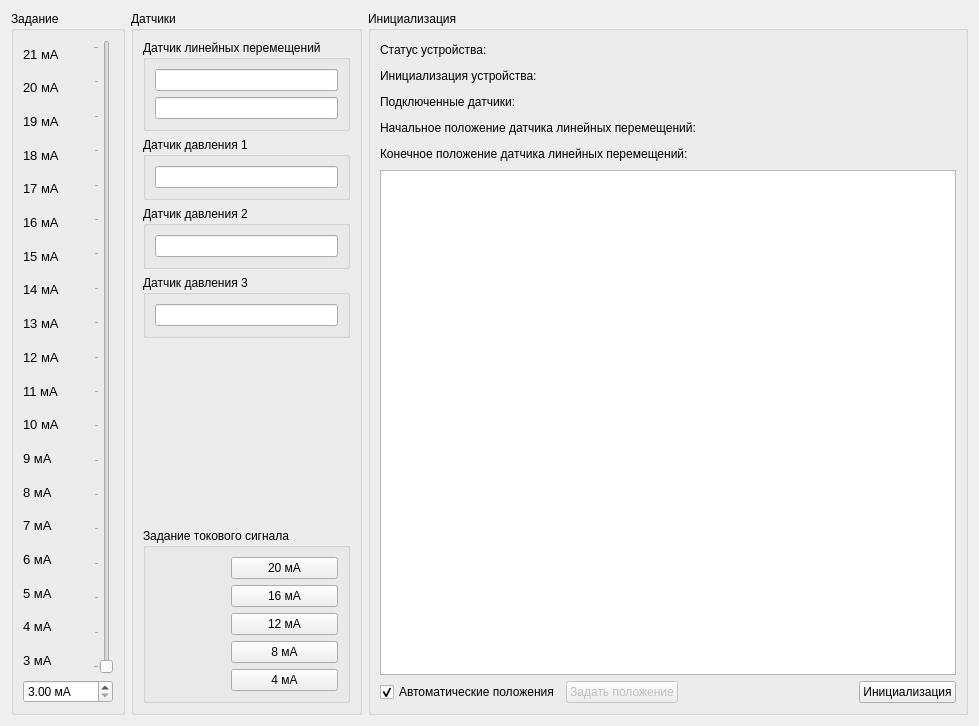
      <widget class="QWidget" name="tab_manual">
       <attribute name="title">
        <string>Ручное управление</string>
       </attribute>
       <layout class="QHBoxLayout" name="horizontalLayout_11">
        <item>
         <widget class="QGroupBox" name="groupBox">
          <property name="title">
           <string>Задание</string>
          </property>
          <layout class="QVBoxLayout" name="verticalLayout_2">
           <item>
            <layout class="QHBoxLayout" name="horizontalLayout_2">
             <item>
              <layout class="QVBoxLayout" name="verticalLayout">
               <item>
                <widget class="QLabel" name="label_19">
                 <property name="font">
                  <font>
                   <pointsize>10</pointsize>
                   <bold>false</bold>
                   <stylestrategy>PreferDefault</stylestrategy>
                  </font>
                 </property>
                 <property name="text">
                  <string>21 мА</string>
                 </property>
                </widget>
               </item>
               <item>
                <widget class="QLabel" name="label_3">
                 <property name="font">
                  <font>
                   <pointsize>10</pointsize>
                   <bold>false</bold>
                   <stylestrategy>PreferDefault</stylestrategy>
                  </font>
                 </property>
                 <property name="text">
                  <string>20 мА</string>
                 </property>
                </widget>
               </item>
               <item>
                <widget class="QLabel" name="label_4">
                 <property name="font">
                  <font>
                   <pointsize>10</pointsize>
                   <bold>false</bold>
                   <stylestrategy>PreferDefault</stylestrategy>
                  </font>
                 </property>
                 <property name="text">
                  <string>19 мА</string>
                 </property>
                </widget>
               </item>
               <item>
                <widget class="QLabel" name="label_5">
                 <property name="font">
                  <font>
                   <pointsize>10</pointsize>
                   <bold>false</bold>
                   <stylestrategy>PreferDefault</stylestrategy>
                  </font>
                 </property>
                 <property name="text">
                  <string>18 мА</string>
                 </property>
                </widget>
               </item>
               <item>
                <widget class="QLabel" name="label_6">
                 <property name="font">
                  <font>
                   <pointsize>10</pointsize>
                   <bold>false</bold>
                   <stylestrategy>PreferDefault</stylestrategy>
                  </font>
                 </property>
                 <property name="text">
                  <string>17 мА</string>
                 </property>
                </widget>
               </item>
               <item>
                <widget class="QLabel" name="label_7">
                 <property name="font">
                  <font>
                   <pointsize>10</pointsize>
                   <bold>false</bold>
                   <stylestrategy>PreferDefault</stylestrategy>
                  </font>
                 </property>
                 <property name="text">
                  <string>16 мА</string>
                 </property>
                </widget>
               </item>
               <item>
                <widget class="QLabel" name="label_8">
                 <property name="font">
                  <font>
                   <pointsize>10</pointsize>
                   <bold>false</bold>
                   <stylestrategy>PreferDefault</stylestrategy>
                  </font>
                 </property>
                 <property name="text">
                  <string>15 мА</string>
                 </property>
                </widget>
               </item>
               <item>
                <widget class="QLabel" name="label_9">
                 <property name="font">
                  <font>
                   <pointsize>10</pointsize>
                   <bold>false</bold>
                   <stylestrategy>PreferDefault</stylestrategy>
                  </font>
                 </property>
                 <property name="text">
                  <string>14 мА</string>
                 </property>
                </widget>
               </item>
               <item>
                <widget class="QLabel" name="label_10">
                 <property name="font">
                  <font>
                   <pointsize>10</pointsize>
                   <bold>false</bold>
                   <stylestrategy>PreferDefault</stylestrategy>
                  </font>
                 </property>
                 <property name="text">
                  <string>13 мА</string>
                 </property>
                </widget>
               </item>
               <item>
                <widget class="QLabel" name="label_20">
                 <property name="font">
                  <font>
                   <pointsize>10</pointsize>
                   <bold>false</bold>
                   <stylestrategy>PreferDefault</stylestrategy>
                  </font>
                 </property>
                 <property name="text">
                  <string>12 мА</string>
                 </property>
                </widget>
               </item>
               <item>
                <widget class="QLabel" name="label_11">
                 <property name="font">
                  <font>
                   <pointsize>10</pointsize>
                   <bold>false</bold>
                   <stylestrategy>PreferDefault</stylestrategy>
                  </font>
                 </property>
                 <property name="text">
                  <string>11 мА</string>
                 </property>
                </widget>
               </item>
               <item>
                <widget class="QLabel" name="label_12">
                 <property name="font">
                  <font>
                   <pointsize>10</pointsize>
                   <bold>false</bold>
                   <stylestrategy>PreferDefault</stylestrategy>
                  </font>
                 </property>
                 <property name="text">
                  <string>10 мА</string>
                 </property>
                </widget>
               </item>
               <item>
                <widget class="QLabel" name="label_13">
                 <property name="font">
                  <font>
                   <pointsize>10</pointsize>
                   <bold>false</bold>
                   <stylestrategy>PreferDefault</stylestrategy>
                  </font>
                 </property>
                 <property name="text">
                  <string>9 мА</string>
                 </property>
                </widget>
               </item>
               <item>
                <widget class="QLabel" name="label_14">
                 <property name="font">
                  <font>
                   <pointsize>10</pointsize>
                   <bold>false</bold>
                   <stylestrategy>PreferDefault</stylestrategy>
                  </font>
                 </property>
                 <property name="text">
                  <string>8 мА</string>
                 </property>
                </widget>
               </item>
               <item>
                <widget class="QLabel" name="label_15">
                 <property name="font">
                  <font>
                   <pointsize>10</pointsize>
                   <bold>false</bold>
                   <stylestrategy>PreferDefault</stylestrategy>
                  </font>
                 </property>
                 <property name="text">
                  <string>7 мА</string>
                 </property>
                </widget>
               </item>
               <item>
                <widget class="QLabel" name="label_16">
                 <property name="font">
                  <font>
                   <pointsize>10</pointsize>
                   <bold>false</bold>
                   <stylestrategy>PreferDefault</stylestrategy>
                  </font>
                 </property>
                 <property name="text">
                  <string>6 мА</string>
                 </property>
                </widget>
               </item>
               <item>
                <widget class="QLabel" name="label_17">
                 <property name="font">
                  <font>
                   <pointsize>10</pointsize>
                   <bold>false</bold>
                   <stylestrategy>PreferDefault</stylestrategy>
                  </font>
                 </property>
                 <property name="text">
                  <string>5 мА</string>
                 </property>
                </widget>
               </item>
               <item>
                <widget class="QLabel" name="label_18">
                 <property name="font">
                  <font>
                   <pointsize>10</pointsize>
                   <bold>false</bold>
                   <stylestrategy>PreferDefault</stylestrategy>
                  </font>
                 </property>
                 <property name="text">
                  <string>4 мА</string>
                 </property>
                </widget>
               </item>
               <item>
                <widget class="QLabel" name="label_21">
                 <property name="font">
                  <font>
                   <pointsize>10</pointsize>
                   <bold>false</bold>
                   <stylestrategy>PreferDefault</stylestrategy>
                  </font>
                 </property>
                 <property name="text">
                  <string>3 мА</string>
                 </property>
                </widget>
               </item>
              </layout>
             </item>
             <item>
              <widget class="QSlider" name="verticalSlider_task">
               <property name="minimum">
                <number>3000</number>
               </property>
               <property name="maximum">
                <number>21000</number>
               </property>
               <property name="singleStep">
                <number>10</number>
               </property>
               <property name="pageStep">
                <number>100</number>
               </property>
               <property name="orientation">
                <enum>Qt::Orientation::Vertical</enum>
               </property>
               <property name="tickPosition">
                <enum>QSlider::TickPosition::TicksAbove</enum>
               </property>
               <property name="tickInterval">
                <number>1000</number>
               </property>
              </widget>
             </item>
            </layout>
           </item>
           <item>
            <widget class="QDoubleSpinBox" name="doubleSpinBox_task">
             <property name="minimumSize">
              <size>
               <width>90</width>
               <height>0</height>
              </size>
             </property>
             <property name="suffix">
              <string> мА</string>
             </property>
             <property name="minimum">
              <double>3.000000000000000</double>
             </property>
             <property name="maximum">
              <double>21.000000000000000</double>
             </property>
             <property name="singleStep">
              <double>0.050000000000000</double>
             </property>
             <property name="stepType">
              <enum>QAbstractSpinBox::StepType::DefaultStepType</enum>
             </property>
             <property name="value">
              <double>3.000000000000000</double>
             </property>
            </widget>
           </item>
          </layout>
         </widget>
        </item>
        <item>
         <widget class="QGroupBox" name="groupBox_7">
          <property name="maximumSize">
           <size>
            <width>300</width>
            <height>16777215</height>
           </size>
          </property>
          <property name="title">
           <string>Датчики</string>
          </property>
          <layout class="QVBoxLayout" name="verticalLayout_7">
           <item>
            <widget class="QGroupBox" name="groupBox_2">
             <property name="title">
              <string>Датчик линейных перемещений</string>
             </property>
             <layout class="QVBoxLayout" name="verticalLayout_3">
              <item>
               <widget class="QLineEdit" name="lineEdit_linear_sensor">
                <property name="readOnly">
                 <bool>true</bool>
                </property>
               </widget>
              </item>
              <item>
               <widget class="QLineEdit" name="lineEdit_linear_sensor_percent">
                <property name="readOnly">
                 <bool>true</bool>
                </property>
               </widget>
              </item>
             </layout>
            </widget>
           </item>
           <item>
            <widget class="QGroupBox" name="groupBox_3">
             <property name="title">
              <string>Датчик давления 1</string>
             </property>
             <layout class="QVBoxLayout" name="verticalLayout_6">
              <item>
               <widget class="QLineEdit" name="lineEdit_pressure_sensor1">
                <property name="readOnly">
                 <bool>true</bool>
                </property>
               </widget>
              </item>
             </layout>
            </widget>
           </item>
           <item>
            <widget class="QGroupBox" name="groupBox_4">
             <property name="title">
              <string>Датчик давления 2</string>
             </property>
             <layout class="QVBoxLayout" name="verticalLayout_4">
              <item>
               <widget class="QLineEdit" name="lineEdit_pressure_sensor2">
                <property name="readOnly">
                 <bool>true</bool>
                </property>
               </widget>
              </item>
             </layout>
            </widget>
           </item>
           <item>
            <widget class="QGroupBox" name="groupBox_5">
             <property name="title">
              <string>Датчик давления 3</string>
             </property>
             <layout class="QVBoxLayout" name="verticalLayout_5">
              <item>
               <widget class="QLineEdit" name="lineEdit_pressure_sensor3">
                <property name="readOnly">
                 <bool>true</bool>
                </property>
               </widget>
              </item>
             </layout>
            </widget>
           </item>
           <item>
            <spacer name="verticalSpacer_2">
             <property name="orientation">
              <enum>Qt::Orientation::Vertical</enum>
             </property>
             <property name="sizeHint" stdset="0">
              <size>
               <width>20</width>
               <height>184</height>
              </size>
             </property>
            </spacer>
           </item>
           <item>
            <widget class="QGroupBox" name="groupBox_SettingCurrentSignal">
             <property name="title">
              <string>Задание токового сигнала</string>
             </property>
             <layout class="QHBoxLayout" name="horizontalLayout_10">
              <item>
               <layout class="QVBoxLayout" name="verticalLayout_40">
                <item>
                 <widget class="QLabel" name="label_arrowUp">
                  <property name="maximumSize">
                   <size>
                    <width>70</width>
                    <height>50</height>
                   </size>
                  </property>
                  <property name="sizeIncrement">
                   <size>
                    <width>70</width>
                    <height>70</height>
                   </size>
                  </property>
                  <property name="text">
                   <string/>
                  </property>
                  <property name="pixmap">
                   <pixmap resource="img.qrc">:/src/img/arrowUp.png</pixmap>
                  </property>
                  <property name="scaledContents">
                   <bool>true</bool>
                  </property>
                 </widget>
                </item>
                <item>
                 <widget class="QLabel" name="label_arrowDown">
                  <property name="maximumSize">
                   <size>
                    <width>70</width>
                    <height>50</height>
                   </size>
                  </property>
                  <property name="text">
                   <string/>
                  </property>
                  <property name="pixmap">
                   <pixmap resource="img.qrc">:/src/img/arrowDown.png</pixmap>
                  </property>
                  <property name="scaledContents">
                   <bool>true</bool>
                  </property>
                  <property name="wordWrap">
                   <bool>false</bool>
                  </property>
                 </widget>
                </item>
               </layout>
              </item>
              <item>
               <layout class="QVBoxLayout" name="verticalLayout_41">
                <item>
                 <widget class="QPushButton" name="pushButton_signal_20mA">
                  <property name="text">
                   <string>20 мА</string>
                  </property>
                 </widget>
                </item>
                <item>
                 <widget class="QPushButton" name="pushButton_signal_16mA">
                  <property name="text">
                   <string>16 мА</string>
                  </property>
                 </widget>
                </item>
                <item>
                 <widget class="QPushButton" name="pushButton_signal_12mA">
                  <property name="text">
                   <string>12 мА</string>
                  </property>
                 </widget>
                </item>
                <item>
                 <widget class="QPushButton" name="pushButton_signal_8mA">
                  <property name="text">
                   <string>8 мА</string>
                  </property>
                 </widget>
                </item>
                <item>
                 <widget class="QPushButton" name="pushButton_signal_4mA">
                  <property name="text">
                   <string>4 мА</string>
                  </property>
                 </widget>
                </item>
               </layout>
              </item>
             </layout>
            </widget>
           </item>
          </layout>
         </widget>
        </item>
        <item>
         <widget class="QGroupBox" name="groupBox_6">
          <property name="sizePolicy">
           <sizepolicy hsizetype="Preferred" vsizetype="Preferred">
            <horstretch>0</horstretch>
            <verstretch>0</verstretch>
           </sizepolicy>
          </property>
          <property name="minimumSize">
           <size>
            <width>600</width>
            <height>0</height>
           </size>
          </property>
          <property name="title">
           <string>Инициализация</string>
          </property>
          <layout class="QVBoxLayout" name="verticalLayout_8">
           <item>
            <layout class="QHBoxLayout" name="horizontalLayout_3">
             <item>
              <widget class="QLabel" name="label">
               <property name="text">
                <string>Статус устройства:</string>
               </property>
              </widget>
             </item>
             <item>
              <spacer name="horizontalSpacer">
               <property name="orientation">
                <enum>Qt::Orientation::Horizontal</enum>
               </property>
               <property name="sizeHint" stdset="0">
                <size>
                 <width>40</width>
                 <height>20</height>
                </size>
               </property>
              </spacer>
             </item>
             <item>
              <widget class="QLabel" name="label_status">
               <property name="sizePolicy">
                <sizepolicy hsizetype="Preferred" vsizetype="Preferred">
                 <horstretch>0</horstretch>
                 <verstretch>0</verstretch>
                </sizepolicy>
               </property>
               <property name="minimumSize">
                <size>
                 <width>0</width>
                 <height>0</height>
                </size>
               </property>
               <property name="font">
                <font>
                 <pointsize>11</pointsize>
                </font>
               </property>
               <property name="layoutDirection">
                <enum>Qt::LayoutDirection::LeftToRight</enum>
               </property>
               <property name="styleSheet">
                <string notr="true"/>
               </property>
               <property name="text">
                <string/>
               </property>
               <property name="alignment">
                <set>Qt::AlignmentFlag::AlignRight|Qt::AlignmentFlag::AlignTrailing|Qt::AlignmentFlag::AlignVCenter</set>
               </property>
              </widget>
             </item>
            </layout>
           </item>
           <item>
            <layout class="QHBoxLayout" name="horizontalLayout_4">
             <item>
              <widget class="QLabel" name="label_2">
               <property name="text">
                <string>Инициализация устройства:</string>
               </property>
              </widget>
             </item>
             <item>
              <spacer name="horizontalSpacer_3">
               <property name="orientation">
                <enum>Qt::Orientation::Horizontal</enum>
               </property>
               <property name="sizeHint" stdset="0">
                <size>
                 <width>40</width>
                 <height>20</height>
                </size>
               </property>
              </spacer>
             </item>
             <item>
              <widget class="QLabel" name="label_init">
               <property name="sizePolicy">
                <sizepolicy hsizetype="Preferred" vsizetype="Preferred">
                 <horstretch>0</horstretch>
                 <verstretch>0</verstretch>
                </sizepolicy>
               </property>
               <property name="minimumSize">
                <size>
                 <width>0</width>
                 <height>0</height>
                </size>
               </property>
               <property name="font">
                <font>
                 <pointsize>11</pointsize>
                </font>
               </property>
               <property name="layoutDirection">
                <enum>Qt::LayoutDirection::LeftToRight</enum>
               </property>
               <property name="text">
                <string/>
               </property>
               <property name="alignment">
                <set>Qt::AlignmentFlag::AlignRight|Qt::AlignmentFlag::AlignTrailing|Qt::AlignmentFlag::AlignVCenter</set>
               </property>
              </widget>
             </item>
            </layout>
           </item>
           <item>
            <layout class="QHBoxLayout" name="horizontalLayout_6">
             <item>
              <widget class="QLabel" name="label_41">
               <property name="text">
                <string>Подключенные датчики:</string>
               </property>
              </widget>
             </item>
             <item>
              <spacer name="horizontalSpacer_4">
               <property name="orientation">
                <enum>Qt::Orientation::Horizontal</enum>
               </property>
               <property name="sizeHint" stdset="0">
                <size>
                 <width>40</width>
                 <height>20</height>
                </size>
               </property>
              </spacer>
             </item>
             <item>
              <widget class="QLabel" name="label_sensors">
               <property name="sizePolicy">
                <sizepolicy hsizetype="Preferred" vsizetype="Preferred">
                 <horstretch>0</horstretch>
                 <verstretch>0</verstretch>
                </sizepolicy>
               </property>
               <property name="minimumSize">
                <size>
                 <width>0</width>
                 <height>0</height>
                </size>
               </property>
               <property name="font">
                <font>
                 <pointsize>11</pointsize>
                </font>
               </property>
               <property name="layoutDirection">
                <enum>Qt::LayoutDirection::LeftToRight</enum>
               </property>
               <property name="text">
                <string/>
               </property>
               <property name="alignment">
                <set>Qt::AlignmentFlag::AlignRight|Qt::AlignmentFlag::AlignTrailing|Qt::AlignmentFlag::AlignVCenter</set>
               </property>
              </widget>
             </item>
            </layout>
           </item>
           <item>
            <layout class="QHBoxLayout" name="horizontalLayout_7">
             <item>
              <widget class="QLabel" name="label_42">
               <property name="text">
                <string>Начальное положение датчика линейных перемещений:</string>
               </property>
              </widget>
             </item>
             <item>
              <spacer name="horizontalSpacer_5">
               <property name="orientation">
                <enum>Qt::Orientation::Horizontal</enum>
               </property>
               <property name="sizeHint" stdset="0">
                <size>
                 <width>40</width>
                 <height>20</height>
                </size>
               </property>
              </spacer>
             </item>
             <item>
              <widget class="QLabel" name="label_start_value">
               <property name="sizePolicy">
                <sizepolicy hsizetype="Preferred" vsizetype="Preferred">
                 <horstretch>0</horstretch>
                 <verstretch>0</verstretch>
                </sizepolicy>
               </property>
               <property name="minimumSize">
                <size>
                 <width>0</width>
                 <height>0</height>
                </size>
               </property>
               <property name="font">
                <font>
                 <pointsize>11</pointsize>
                </font>
               </property>
               <property name="layoutDirection">
                <enum>Qt::LayoutDirection::LeftToRight</enum>
               </property>
               <property name="text">
                <string/>
               </property>
               <property name="alignment">
                <set>Qt::AlignmentFlag::AlignRight|Qt::AlignmentFlag::AlignTrailing|Qt::AlignmentFlag::AlignVCenter</set>
               </property>
              </widget>
             </item>
            </layout>
           </item>
           <item>
            <layout class="QHBoxLayout" name="horizontalLayout_8">
             <item>
              <widget class="QLabel" name="label_43">
               <property name="text">
                <string>Конечное положение датчика линейных перемещений:</string>
               </property>
              </widget>
             </item>
             <item>
              <spacer name="horizontalSpacer_6">
               <property name="orientation">
                <enum>Qt::Orientation::Horizontal</enum>
               </property>
               <property name="sizeHint" stdset="0">
                <size>
                 <width>40</width>
                 <height>20</height>
                </size>
               </property>
              </spacer>
             </item>
             <item>
              <widget class="QLabel" name="label_end_value">
               <property name="sizePolicy">
                <sizepolicy hsizetype="Preferred" vsizetype="Preferred">
                 <horstretch>0</horstretch>
                 <verstretch>0</verstretch>
                </sizepolicy>
               </property>
               <property name="minimumSize">
                <size>
                 <width>0</width>
                 <height>0</height>
                </size>
               </property>
               <property name="font">
                <font>
                 <pointsize>11</pointsize>
                </font>
               </property>
               <property name="layoutDirection">
                <enum>Qt::LayoutDirection::LeftToRight</enum>
               </property>
               <property name="text">
                <string/>
               </property>
               <property name="alignment">
                <set>Qt::AlignmentFlag::AlignRight|Qt::AlignmentFlag::AlignTrailing|Qt::AlignmentFlag::AlignVCenter</set>
               </property>
              </widget>
             </item>
            </layout>
           </item>
           <item>
            <widget class="MyChart" name="Chart_trend"/>
           </item>
           <item>
            <layout class="QHBoxLayout" name="horizontalLayout_5">
             <item>
              <widget class="QCheckBox" name="checkBox_autoinit">
               <property name="text">
                <string>Автоматические положения</string>
               </property>
               <property name="checked">
                <bool>true</bool>
               </property>
              </widget>
             </item>
             <item>
              <widget class="QPushButton" name="pushButton_set">
               <property name="enabled">
                <bool>false</bool>
               </property>
               <property name="text">
                <string>Задать положение</string>
               </property>
              </widget>
             </item>
             <item>
              <spacer name="horizontalSpacer_2">
               <property name="orientation">
                <enum>Qt::Orientation::Horizontal</enum>
               </property>
               <property name="sizeHint" stdset="0">
                <size>
                 <width>40</width>
                 <height>20</height>
                </size>
               </property>
              </spacer>
             </item>
             <item>
              <widget class="QPushButton" name="pushButton_init">
               <property name="text">
                <string>Инициализация</string>
               </property>
              </widget>
             </item>
            </layout>
           </item>
          </layout>
         </widget>
        </item>
       </layout>
      </widget>
